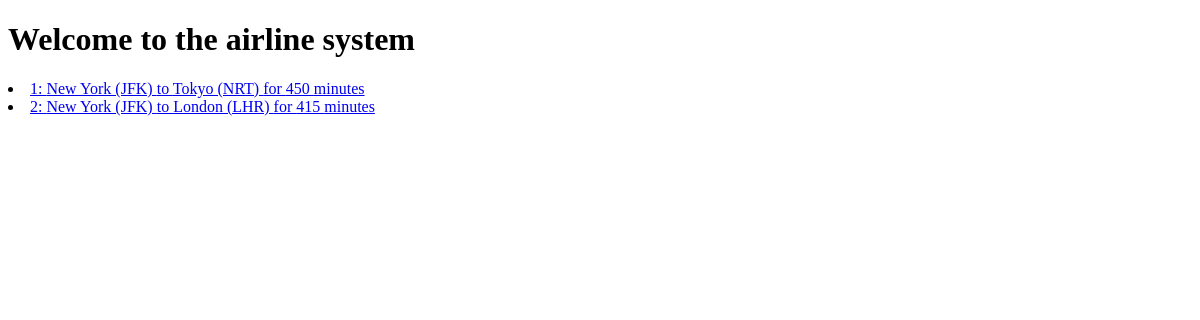
/flights/, run on an earlier commit of the app's database.
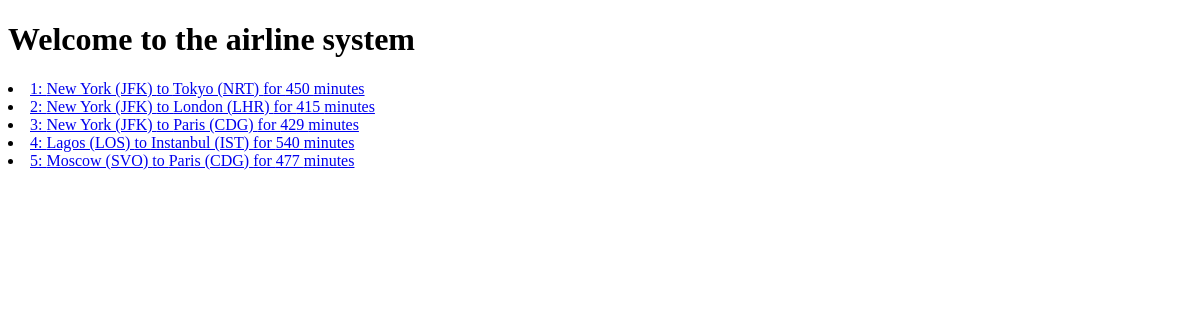
And on a later commit of the database.
### flights/models.py (models this page shows, shortened)
class Flights(models.Model):
    origin=  models.ForeignKey(Airport,on_delete=models.CASCADE, related_name="departures")
    destination =models.ForeignKey(Airport, on_delete=models.CASCADE, related_name="arrivals")
    duration= models.IntegerField()

class Airport(models.Model):
    code=  models.CharField(max_length=3)
    city = models.CharField(max_length=64)
    def __str__(self):
        return f"{self.city} ({self.code})"

### flights/views.py (the view)
# urls.py: path("", views.index, name="index"),
def index(request):
    return render(request, "flights/index.html", {
        "flights": Flights.objects.all()
    })

### flights/templates/flights/index.html
{% extends "flights/layout.html" %}
{%block body %}
    {%for flight in flights%}
    <li>
        <a href="{% url 'flight' flight.id %}">
        {{flight.id}}: {{flight.origin}} to {{flight.destination}} for {{flight.duration}} minutes</a>
    </li>
    {% endfor %}
{% endblock %}

### flights/templates/flights/layout.html (shortened to what this page needs)
<!DOCTYPE html>
<html lang="en">
<head>
</head>
<body>
    <h1>Welcome to the airline system </h1>
    {% block body %}
    {% endblock%}
</body>
</html>

What changed in the data, as far as the page shows it:
added Flights: id "3", origin "New York (JFK)", destination "Paris (CDG)", duration "429"
added Flights: id "4", origin "Lagos (LOS)", destination "Instanbul (IST)", duration "540"
added Flights: id "5", origin "Moscow (SVO)", destination "Paris (CDG)", duration "477"
